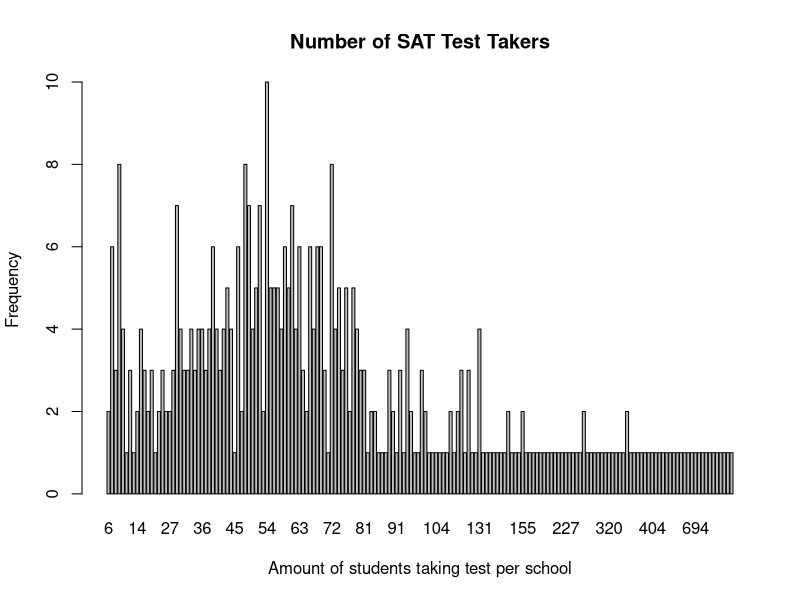
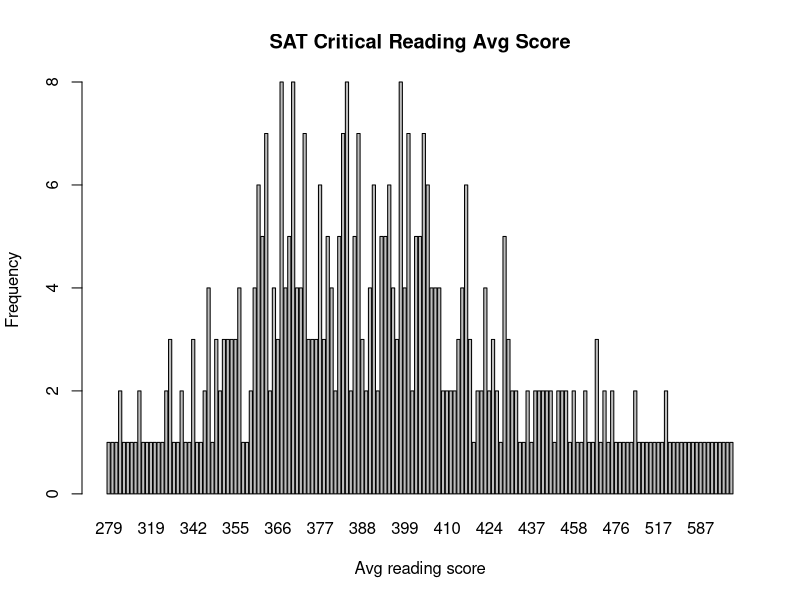

The R source for these figures, in order: (Note: this script raises an error after producing the figures.)
# load csv file into the variable sat
library(readr)
sat <- read_csv("SAT2012.csv")
# Making a bar plot of Num_of_SAT_Test_Takers
barplot(table(sat$Num_of_SAT_Test_Takers), main  = "Number of SAT Test Takers", ylab = "Frequency", xlab = "Amount of students taking test per school")
# Making a bar plot of SAT_Critical_Reading_Avg_Score
barplot(table(sat$SAT_Critical_Reading_Avg_Score), main  = "SAT Critical Reading Avg Score", ylab = "Frequency", xlab = "Avg reading score")
# Making a bar plot of SAT_Math_Avg_Score
barplot(table(sat$SAT_Math_Avg_Score), main  = "SAT Math Avg Score", ylab = "Frequency", xlab = "Avg math score")
# Making a bar plot of SAT_Writing_Avg_Score
barplot(table(sat$SAT_Writing_Avg_Score), main  = "SAT Writing Avg Score", ylab = "Frequency", xlab = "Avg writing score")

#Compute the mean, median, variance, and standard deviation of the column data for SAT_Critical_Reading_Avg_Score.
median(sat$SAT_Critical_Reading_Avg_Score)
mean(sat$SAT_Critical_Reading_Avg_Score)
var(sat$SAT_Critical_Reading_Avg_Score)
sd(sat$SAT_Critical_Reading_Avg_Score)
#Compute the mean, median, variance, and standard deviation of the column data for SAT_Math_Avg_Score.
median(sat$SAT_Math_Avg_Score)
mean(sat$SAT_Math_Avg_Score)
var(sat$SAT_Math_Avg_Score)
sd(sat$SAT_Math_Avg_Score)

#The 95% confidence interval for the mean. I didn't know how to do this tbh I just did on paper. 

#This is the scatter plot for the pair of quantitative data which are 
plot(SAT_Critical_Reading_Avg_Score ~ SAT_Math_Avg_Score, data = sat,
     xlab = "Reading Average Score",
     ylab = "Math Average Score",
     main = "SAT_Critical_Reading_Avg_Score VS SAT_Math_Avg_Score",
     pch  = 20,
     cex  = 2,
     col  = "dodgerblue")


stop_dist_model = lm(SAT_Critical_Reading_Avg_Score ~ SAT_Math_Avg_Score, data = sat)
stop_dist_model

plot(SAT_Critical_Reading_Avg_Score ~ SAT_Math_Avg_Score, data = sat,
     xlab = "Reading Average Score",
     ylab = "Math Average Score",
     main = "SAT_Critical_Reading_Avg_Score VS SAT_Math_Avg_Score",
     pch  = 20,
     cex  = 2,
     col  = "dodgerblue")
abline(stop_dist_model, lwd = 3, col = "darkorange")
names(stop_dist_model)
